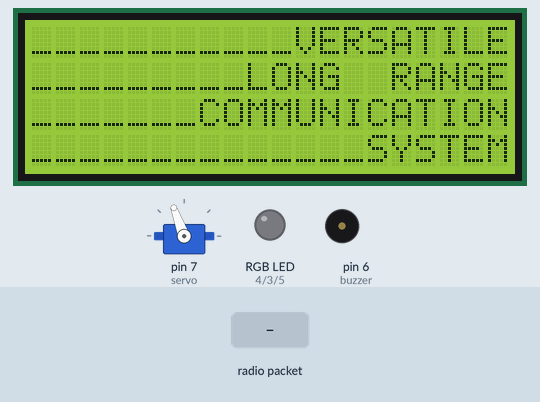
Recording of a sketch running on a simulated Arduino Uno, built with avr-gcc and run on an emulated ATmega328P. Shown: servo, 20×4 character LCD, an RGB LED mixed from three pins (HIGH = lit), buzzer (waves = sounding, pin HIGH). The inputs (shaded band) are chosen by the test bench. No radio packets arrive unless stated; what the sketch prints to the serial monitor is not drawn.

Above: at 4.3 s.
At 14.5 s:
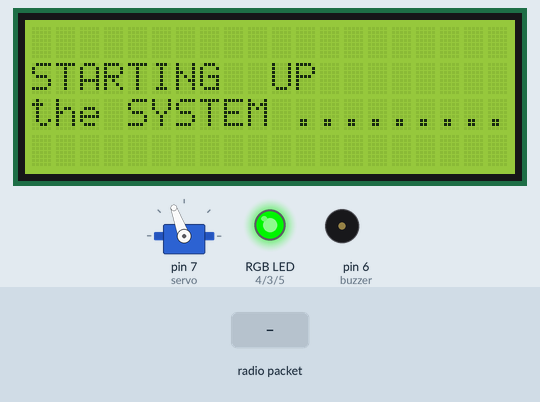
14.6 s: radio packet "1" arrives
At 15.7 s:
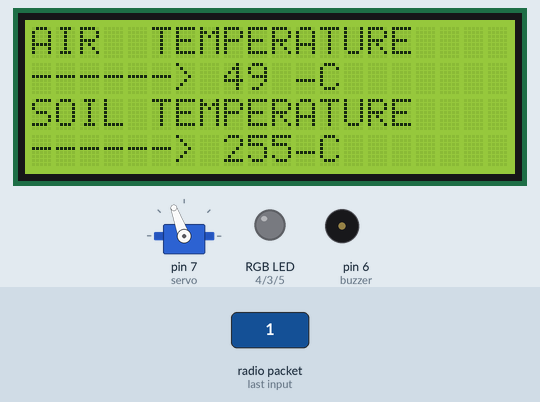
23.6 s: radio packet "0" arrives
At 30.1 s:
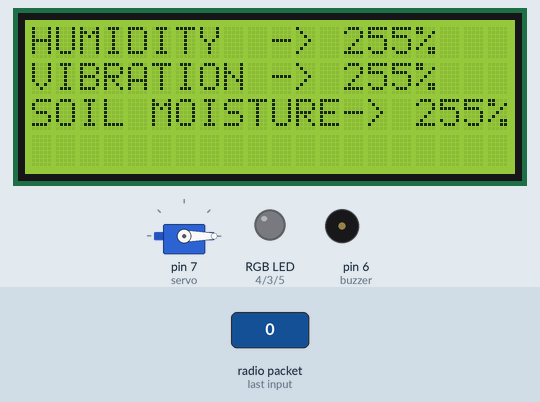
Timing chart, 0 to 39.4 s (numbered marks = the images above; inputs shaded):
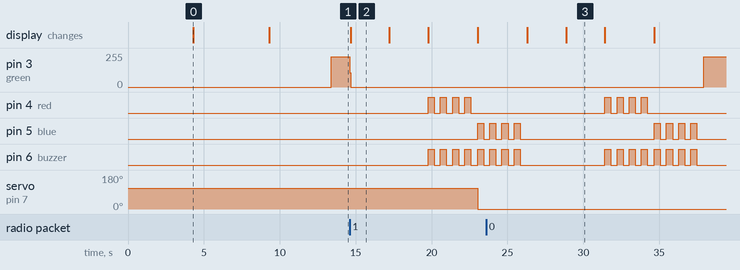

The sketch:

receiver_original.ino
```cpp
#include <SPI.h>
#include <LoRa.h>
#include <LiquidCrystal_I2C.h>
#include <Servo.h>
LiquidCrystal_I2C lcd(0X27, 20, 4);

byte Temperature;
byte Humidity;
byte soilTemp;
byte soilmoisturepercent;
byte vibrationpercent;
Servo servo;
int val = 0;
const int red = 4;
const int green = 3;
const int blue = 5;
const int buzzer = 6;

void setup() {
  Serial.begin(115200);
  pinMode(red,OUTPUT);
  pinMode(green,OUTPUT);
  pinMode(blue,OUTPUT);
  pinMode(buzzer,OUTPUT);

  servo.attach(7);
  servo.write(110);

  lcd.init();
  lcd.begin(20,4);
  lcd.backlight();
  lcd.clear();
  lcd.setCursor(0,0);
  lcd.print("BTech MINOR  PROJECT");
  lcd.setCursor(0,1);
  lcd.print("    VI  SEMESTER    ");
  lcd.setCursor(0,2);
  lcd.print("PROJECT by Souparno,");
  lcd.setCursor(0,3);
  lcd.print("Vidip and Heemangshu");
  delay(4000);

  lcd.clear();
  lcd.setCursor(0,0);
  lcd.print("___________VERSATILE");
  lcd.setCursor(0,1);
  lcd.print("_________LONG  RANGE");
  lcd.setCursor(0,2);
  lcd.print("_______COMMUNICATION");
  lcd.setCursor(0,3);
  lcd.print("______________SYSTEM");
  delay(5000);

  lcd.clear();
  lcd.setCursor(0,1);
  lcd.print("STARTING  UP");
  lcd.setCursor(0,2);
  lcd.print("the SYSTEM .........");
  delay(4000);

  while (!Serial);
  Serial.println("LoRa Receiver");
  if (!LoRa.begin(433E6)) {
    Serial.println("Starting LoRa failed!");
    while (1);
  }
}

void loop() {

  digitalWrite(green ,HIGH);
  int packetSize = LoRa.parsePacket();
  digitalWrite(green ,LOW);
  if (packetSize == 0) return;

  Temperature=LoRa.read();
  Humidity=LoRa.read();
  soilTemp=LoRa.read();
  soilmoisturepercent=LoRa.read();
  vibrationpercent=LoRa.read();

  lcd.clear();
  lcd.setCursor(0,0);
  lcd.print("AIR  TEMPERATURE");

  lcd.setCursor(0,1);
  lcd.print("------>");
  lcd.setCursor(8,1);
  lcd.print(String(Temperature));
  lcd.setCursor(11,1);
  lcd.print(char(176));
  lcd.setCursor(12,1);
  lcd.print("C");
  lcd.setCursor(0,2);
  lcd.print("SOIL TEMPERATURE");
  lcd.setCursor(0,3);
  lcd.print("------>");
  lcd.setCursor(8,3);
  lcd.print(String(soilTemp));
  lcd.setCursor(11,3);
  lcd.print(char(176));
  lcd.setCursor(12,3);
  lcd.print("C");
  delay(2500);

  lcd.clear();
  lcd.setCursor(0,0);
  lcd.print("HUMIDITY  -> ");
  lcd.setCursor(13,0);
  lcd.print(String(Humidity));
  lcd.setCursor(16,0);
  lcd.print("%");
  lcd.setCursor(0,1);
  lcd.print("VIBRATION -> ");
  lcd.setCursor(13,1);
  lcd.print(String(vibrationpercent));
  lcd.setCursor(16,1);
  lcd.print("%");
  lcd.setCursor(0,2);
  lcd.print("SOIL MOISTURE-> ");
  lcd.setCursor(16,2);
  lcd.print(String(soilmoisturepercent));
  lcd.setCursor(19,2);
  lcd.print("%");

  delay(2500);

  if((soilTemp)>30)
  {
    lcd.clear();
    lcd.setCursor(0,0);
    lcd.print("Soil / Rock");
    lcd.setCursor(0,1);
    lcd.print("Temperature value is");
    lcd.setCursor(5,2);
    lcd.print(String(soilTemp));
    lcd.setCursor(8,2);
    lcd.print(char(176));
      lcd.setCursor(9,2);
    lcd.print("C");
    lcd.setCursor(0,3);
    lcd.print("--HIGH TEMP ALERT---");
    for(int i=1;i<=4;i++)
    {
      digitalWrite(red,HIGH);
      digitalWrite(buzzer,HIGH);
      delay(400);
      digitalWrite(red,LOW);
      digitalWrite(buzzer,LOW);
      delay(400);
    }
  }
  if((vibrationpercent)>60)
  {
    lcd.clear();
    lcd.setCursor(0,0);
    lcd.print("Soil / Rock");

    lcd.setCursor(0,1);
    lcd.print("Vibration is around");
    lcd.setCursor(5,2);
    lcd.print(String(vibrationpercent));
    lcd.setCursor(8,2);
    lcd.print("%");
    lcd.setCursor(0,3);
    lcd.print("HIGH VIBRATION ALERT");
    servo.write(0);
    for(int i=1;i<=4;i++)
    {
      digitalWrite(blue,HIGH);
      digitalWrite(buzzer,HIGH);
      delay(400);
      digitalWrite(blue,LOW);
      digitalWrite(buzzer,LOW);
      delay(400);
    }
  }else{
    servo.write(110);
  }

}
```

Measured:
- after the input at 14.6 s, pin 3 (green): 226/255 → 0/255 at once; pin 4 (red): alternates HIGH for 0.40 s and LOW for 0.40 s, 8 changes in all, then stays LOW, starting after 5.2 s
- after the input at 23.6 s, pin 3 (green): 0/255 → 226/255 after 14.3 s instead of 2.7 s; pin 4 (red): alternates HIGH for 0.40 s and LOW for 0.40 s, 8 changes in all, then stays LOW, starting after 7.8 s; the display: first changes after 2.7 s (image 3 shows a later state)
- what the display in image 0 shows lasts 5.0 s, from 4.3 s to 9.3 s
- what the display in image 2 shows lasts 2.5 s, from 14.7 s to 17.2 s
